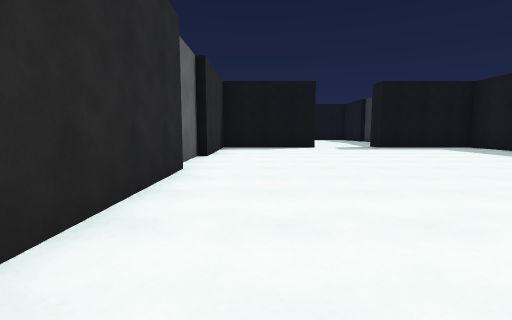
View 1 (above)

15 first-person views from a walk through a scene from a Unity 3-D project. The camera is 1.3 m above the floor, tilts 6° down and sees 85° across. The floor is counted in squares, 2 m on a side. Each view is taken from the middle of a square. On the plan, view 1 faces up. The plan holds only what a view shows up to about 9 squares ahead; the rest is blank. The place goes on beyond the plan. The player is left out. Some animated figures are left out.

View 2
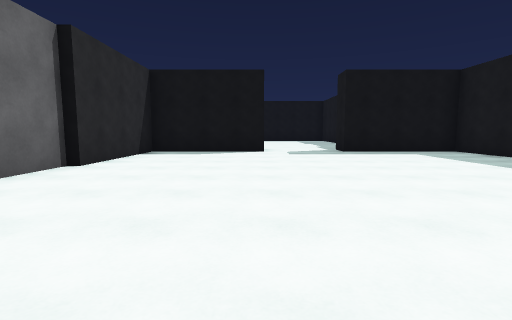

View 3
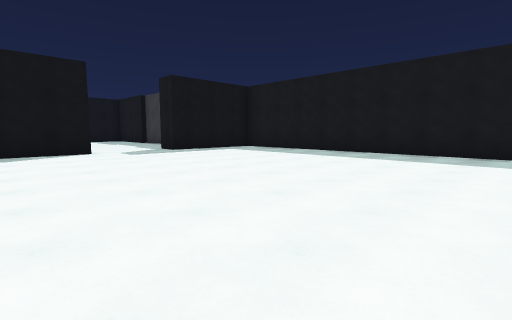

View 4
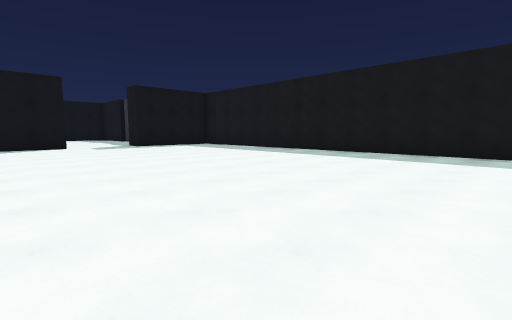

View 5
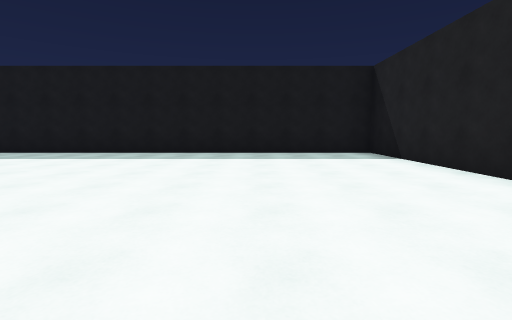

View 6
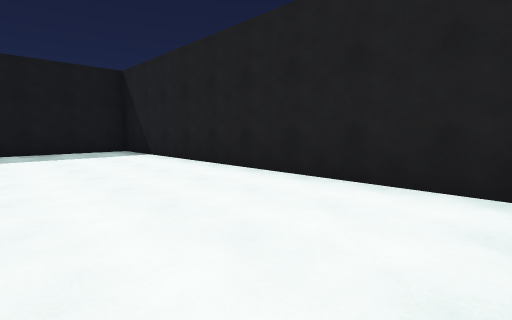

View 7
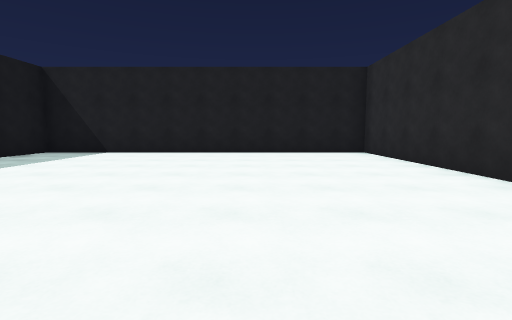

View 8
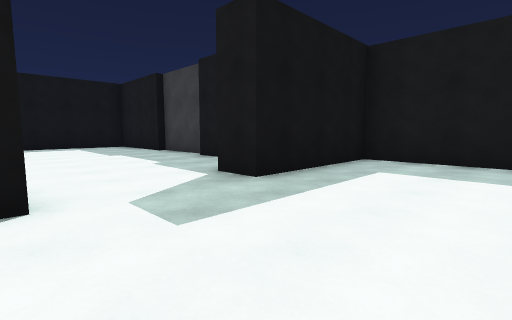

View 9
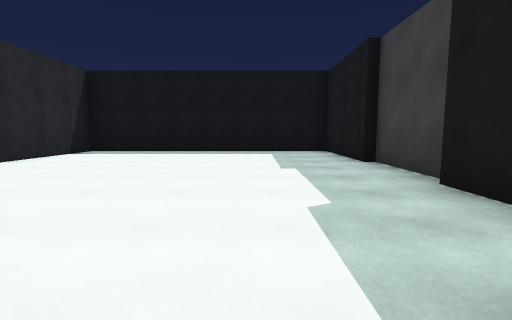

View 10
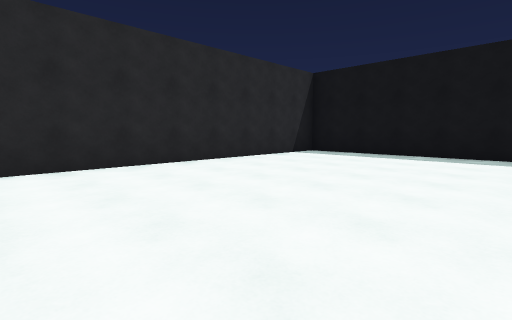

View 11
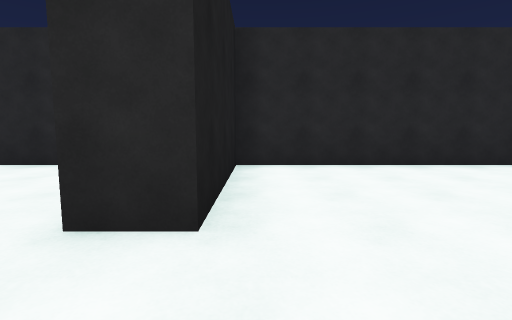

View 12
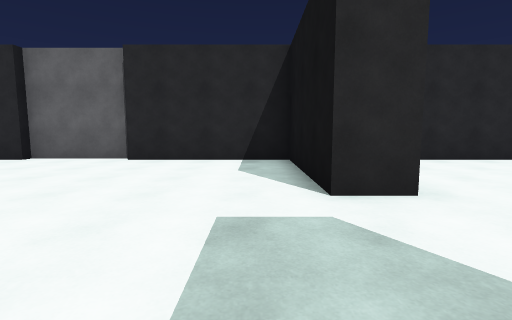

View 13
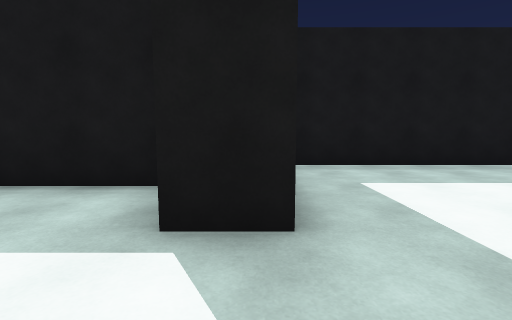

View 14
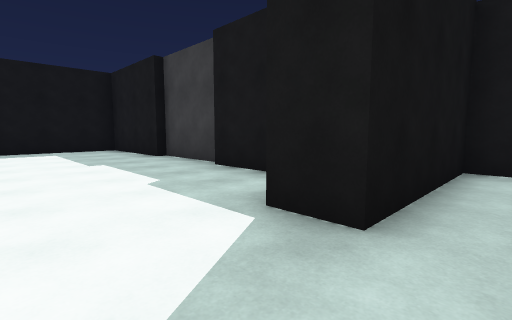

View 15
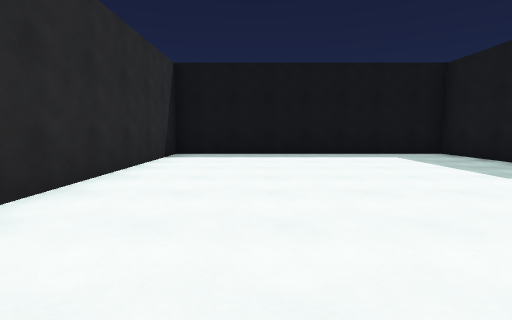

### Floor plan
Points are (right, up) in squares from view 1. A wall is a line through its corners. A room is listed if a view was taken in it or the views show most of it. See-through windows are left out.
Room 1 (views 1, 2, 3, 4, 5, 6, 7, 8, 12, 14)
walls: (-1.2, 4.9) (-1.2, -4.4) (8.3, -4.4) (8.3, 10.7) (4.8, 10.7); (-1.5, 7.1) (-1.5, 4.7); (2.3, 10.7) (-1.2, 10.7) (-1.2, 7)
ways out: opening at (3.5, 11) to room 2
Room 2 (views 9, 10, 11, 13, 15)
walls: (6.5, 14.6) (6.5, 16.9); (6.3, 16.8) (6.3, 19.9) (-1.2, 19.9) (-1.2, 11.6) (2.3, 11.6) (2.3, 10.7); (6.3, 12.1) (6.3, 14.4); (4.8, 10.7) (4.8, 11.6)
ways out: opening at (3.5, 11) to room 1

Positions as (right, up) in squares from view 1, and headings:
1: (0, 0), facing up
2: (2, 2), facing up
3: (0, 2), facing up-right
4: (0, -1), facing up-right
5: (0, -1), facing right
6: (-1, -1), facing down-right
7: (2, 4), facing down
8: (2, 8), facing up-right
9: (4, 11), facing up
10: (4, 12), facing up-left
11: (4, 12), facing left
12: (5, 10), facing left
13: (3, 11), facing right
14: (3, 10), facing up-right
15: (1, 12), facing up
